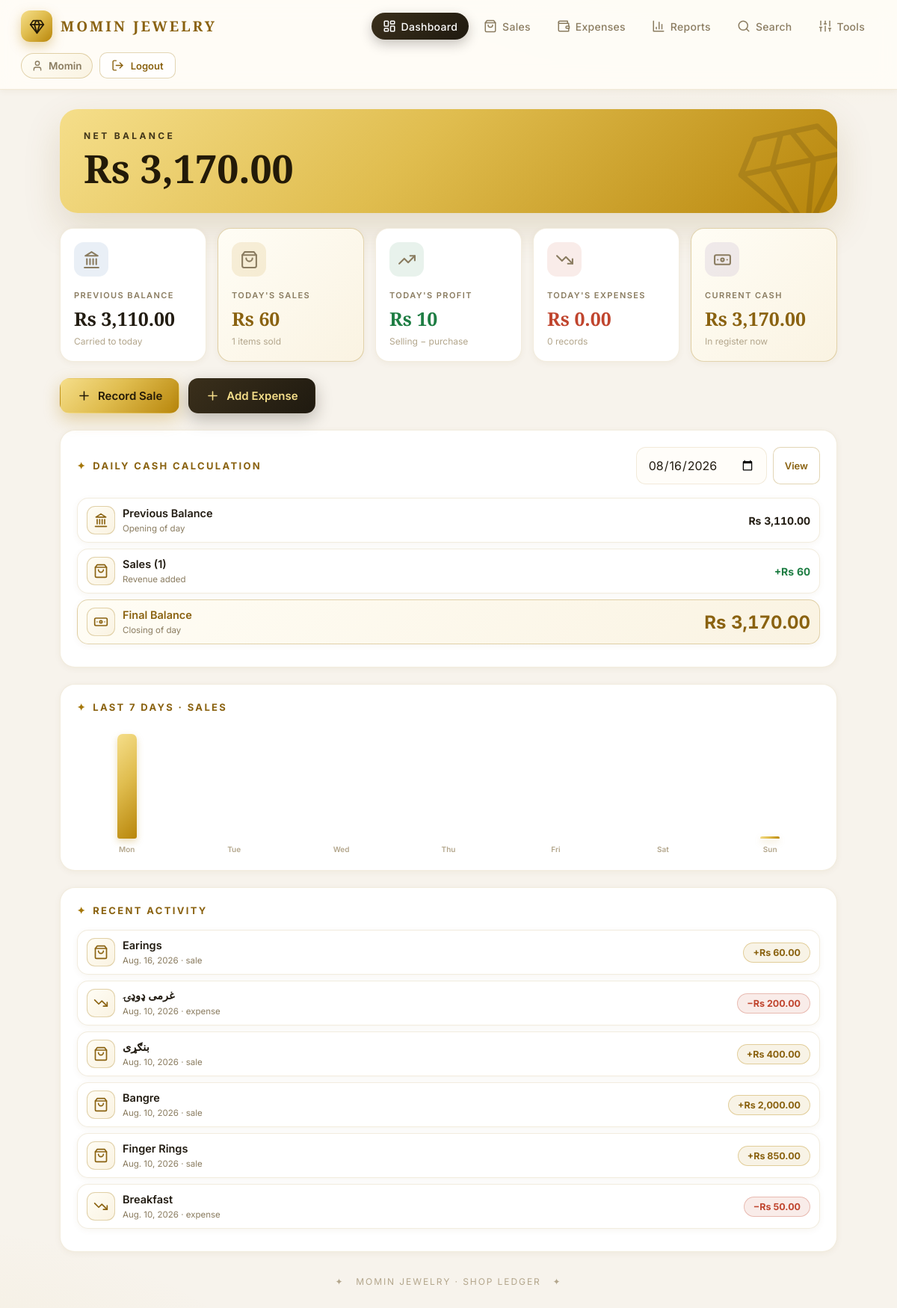
The app's page / (signed in) with its own data.
### ledger/models.py (models this page shows, shortened)
class ShopSettings(models.Model):
    shop_name = models.CharField(max_length=100, default="MOMIN Jewelry")
    currency = models.CharField(max_length=8, default="؋")
    opening_balance = models.DecimalField(max_digits=14, decimal_places=2, default=Decimal("0"))
    class Meta:
        verbose_name = "Shop Settings"
        verbose_name_plural = "Shop Settings"
    @classmethod
    def load(cls):
        obj, _ = cls.objects.get_or_create(pk=1)
        return obj

class Sale(models.Model):
    product_name = models.CharField(max_length=200)
    purchase_price = models.DecimalField(max_digits=14, decimal_places=2)
    selling_price = models.DecimalField(max_digits=14, decimal_places=2)
    quantity = models.PositiveIntegerField(default=1)
    date = models.DateField()
    notes = models.TextField(blank=True)
    created_at = models.DateTimeField(auto_now_add=True)
    class Meta:
        ordering = ["-date", "-created_at"]
    @property
    def total_sale(self):
        return self.selling_price * self.quantity

class Expense(models.Model):
    title = models.CharField(max_length=200)
    category = models.CharField(max_length=50, choices=CATEGORY_CHOICES, default="Other")
    amount = models.DecimalField(max_digits=14, decimal_places=2)
    date = models.DateField()
    notes = models.TextField(blank=True)
    created_at = models.DateTimeField(auto_now_add=True)
    class Meta:
        ordering = ["-date", "-created_at"]

### ledger/views.py (the view)
# urls.py: path('', views.dashboard, name='dashboard'),
@login_required
def dashboard(request):
    today = date.today()
    ledger_date = _parse_date(request.GET.get('date'), today)
    ds = services.day_stats(today)
    ledger = services.day_stats(ledger_date)
    spark = []
    for i in range(6, -1, -1):
        d = today - timedelta(days=i)
        rev = services.sales_totals(Sale.objects.filter(date=d))['revenue']
        spark.append({'date': d, 'sales': rev})
    max_spark = max([s['sales'] for s in spark] + [Decimal('1')])
    for s in spark:
        s['pct'] = float(s['sales'] / max_spark * 100)
    recent = []
    for s in Sale.objects.order_by('-created_at')[:10]:
        recent.append({'type': 'sale', 'label': s.product_name, 'amount': s.total_sale, 'date': s.date, 'ts': s.created_at})
    for e in Expense.objects.order_by('-created_at')[:10]:
        recent.append({'type': 'expense', 'label': e.title, 'amount': e.amount, 'date': e.date, 'ts': e.created_at})
    recent.sort(key=lambda x: x['ts'], reverse=True)
    return render(request, 'ledger/dashboard.html', {
        'settings_obj': ShopSettings.load(),
        'today': today,
        'ds': ds,
        'ledger': ledger,
        'ledger_date': ledger_date,
        'spark': spark,
        'recent': recent[:6],
    })

### ledger/services.py (called while the page is built)
def zero():
    return Decimal("0.00")

def sales_totals(qs):
    agg = qs.aggregate(
        revenue=Sum(F('selling_price') * F('quantity'), output_field=MONEY),
        cost=Sum(F('purchase_price') * F('quantity'), output_field=MONEY),
        items=Sum('quantity'),
    )
    revenue = agg['revenue'] or zero()
    cost = agg['cost'] or zero()
    return {'revenue': revenue, 'cost': cost, 'profit': revenue - cost, 'items': agg['items'] or 0}

def expense_total(qs):
    return qs.aggregate(t=Sum('amount'))['t'] or zero()

def balance_before(day):
    opening = ShopSettings.load().opening_balance
    sales = sales_totals(Sale.objects.filter(date__lt=day))['revenue']
    exp = expense_total(Expense.objects.filter(date__lt=day))
    return opening + sales - exp

def day_stats(day):
    s = sales_totals(Sale.objects.filter(date=day))
    e = expense_total(Expense.objects.filter(date=day))
    prev = balance_before(day)
    return {
        'previous': prev,
        'sales': s,
        'expenses': e,
        'closing': prev + s['revenue'] - e,
        'sale_list': Sale.objects.filter(date=day),
        'expense_list': Expense.objects.filter(date=day),
    }

### ledger/templatetags/icons.py (called while the page is built)
@register.simple_tag
def icon(name, cls='ic'):
    inner = _ICONS.get(name, _ICONS['gem'])
    return mark_safe(
        '<svg viewBox="0 0 24 24" fill="none" stroke="currentColor" stroke-width="2" '
        'stroke-linecap="round" stroke-linejoin="round" class="%s" aria-hidden="true">%s</svg>' % (cls, inner)
    )

### ledger/views.py (called while the page is built)
def _parse_date(value, default):
    try:
        return datetime.strptime(value, '%Y-%m-%d').date()
    except (ValueError, TypeError):
        return default

### ledger/templates/ledger/dashboard.html (shortened to what this page needs)
{% extends 'ledger/base.html' %}
{% load humanize icons %}
{% block content %}
<div class="hero">
  {% icon 'gem' 'hero-gem' %}
  <div class="label">Net Balance</div>
  <div class="num">{{ settings_obj.currency }} {{ ds.closing|intcomma }}</div>
</div>
<div class="tiles">
  <div class="tile"><div class="chip c-blue">{% icon 'bank' %}</div>
    <label>Previous Balance</label>
    <b>{{ settings_obj.currency }} {{ ds.previous|intcomma }}</b>
    <small>Carried to today</small></div>
  <div class="tile hi"><div class="chip c-gold">{% icon 'sales' %}</div>
    <label>Today's Sales</label>
    <b>{{ settings_obj.currency }} {{ ds.sales.revenue|intcomma }}</b>
    <small>{{ ds.sales.items }} items sold</small></div>
  <div class="tile"><div class="chip c-green">{% icon 'up' %}</div>
    <label>Today's Profit</label>
    <b class="pos">{{ settings_obj.currency }} {{ ds.sales.profit|intcomma }}</b>
    <small>Selling − purchase</small></div>
  <div class="tile"><div class="chip c-red">{% icon 'down' %}</div>
    <label>Today's Expenses</label>
    <b class="neg">{{ settings_obj.currency }} {{ ds.expenses|intcomma }}</b>
    <small>{{ ledger.expense_list|length }} records</small></div>
  <div class="tile hi"><div class="chip c-violet">{% icon 'cash' %}</div>
    <label>Current Cash</label>
    <b>{{ settings_obj.currency }} {{ ds.closing|intcomma }}</b>
    <small>In register now</small></div>
</div>
<div style="display:flex;gap:12px;margin-top:22px;flex-wrap:wrap">
  <a class="btn btn-gold" href="{% url 'sale_new' %}">{% icon 'plus' %} Record Sale</a>
  <a class="btn btn-dark" href="{% url 'expense_new' %}">{% icon 'plus' %} Add Expense</a>
</div>
<div class="panel">
  <div class="p-head">
    <h3>Daily Cash Calculation</h3>
    <form method="get" style="display:flex;gap:8px">
      <input type="date" name="date" class="input" value="{{ ledger_date|date:'Y-m-d' }}" style="width:auto">
      <button class="btn btn-ghost btn-sm" type="submit">View</button>
    </form>
  </div>
  <div class="row">
    <div class="ico">{% icon 'bank' %}</div>
    <div class="main"><b>Previous Balance</b><small>Opening of day</small></div>
    <div class="side">{{ settings_obj.currency }} {{ ledger.previous|intcomma }}</div>
  </div>
  {% if ledger.sale_list %}
  <div class="row">
    <div class="ico">{% icon 'sales' %}</div>
    <div class="main"><b>Sales ({{ ledger.sale_list|length }})</b><small>Revenue added</small></div>
    <div class="side pos">+{{ settings_obj.currency }} {{ ledger.sales.revenue|intcomma }}</div>
  </div>
  {% endif %}
  <div class="row" style="background:var(--grad-soft);border:1px solid var(--line)">
    <div class="ico">{% icon 'cash' %}</div>
    <div class="main"><b style="color:var(--gold-deep)">Final Balance</b><small>Closing of day</small></div>
    <div class="side" style="font-size:24px;color:var(--gold-deep)">{{ settings_obj.currency }} {{ ledger.closing|intcomma }}</div>
  </div>
</div>
<div class="panel">
  <h3>Last 7 Days · Sales</h3>
  <div class="bars">
    {% for s in spark %}
    <div class="bar-g" title="{{ s.date }}: {{ settings_obj.currency }} {{ s.sales|intcomma }}">
      <div class="bar" style="height:{{ s.pct }}%"></div>
      <div class="bar-l">{{ s.date|date:'D' }}</div>
    </div>
    {% endfor %}
  </div>
</div>
<div class="panel">
  <h3>Recent Activity</h3>
  {% for r in recent %}
  <div class="row">
    <div class="ico">{% if r.type == 'sale' %}{% icon 'sales' %}{% else %}{% icon 'down' %}{% endif %}</div>
    <div class="main"><b>{{ r.label }}</b><small>{{ r.date }} · {{ r.type }}</small></div>
    <span class="tag {% if r.type == 'sale' %}gld{% else %}negb{% endif %}">
      {% if r.type == 'sale' %}+{% else %}−{% endif %}{{ settings_obj.currency }} {{ r.amount|intcomma }}
    </span>
  </div>
  {% empty %}
    <p style="color:var(--dim)">No activity yet.</p>
  {% endfor %}
</div>
{% endblock %}

### ledger/templates/ledger/base.html (shortened to what this page needs)
{% load static icons %}
<!DOCTYPE html>
<html lang="en">
<head>
<link rel="stylesheet" href="{% static 'ledger/style.css' %}?v=99">
</head>
<body>
<nav class="topnav" id="topnav">
  <div class="brand"><span class="logo">{% icon 'gem' %}</span> MOMIN&nbsp;JEWELRY</div>
  <div class="links">
  {% with n=request.resolver_match.url_name %}
    <a href="{% url 'dashboard' %}" class="{% if n == 'dashboard' %}active{% endif %}">{% icon 'dashboard' %}Dashboard</a>
    <a href="{% url 'sales' %}" class="{% if n == 'sales' or n == 'sale_new' or n == 'sale_edit' or n == 'sale_delete' %}active{% endif %}">{% icon 'sales' %}Sales</a>
    <a href="{% url 'expenses' %}" class="{% if n == 'expenses' or n == 'expense_new' or n == 'expense_edit' or n == 'expense_delete' %}active{% endif %}">{% icon 'expenses' %}Expenses</a>
    <a href="{% url 'reports' %}" class="{% if n == 'reports' or n == 'report_print' %}active{% endif %}">{% icon 'reports' %}Reports</a>
    <a href="{% url 'search' %}" class="{% if n == 'search' %}active{% endif %}">{% icon 'search' %}Search</a>
    {% if user.is_superuser %}
    <a href="{% url 'tools' %}" class="{% if n == 'tools' or n == 'settings' %}active{% endif %}">{% icon 'tools' %}Tools</a>
    {% endif %}
  {% endwith %}
  </div>
  {% if user.is_authenticated %}
  <div class="user-box">
    <span class="user-name">{% icon 'user' %} {{ user.username }}</span>
    <form method="post" action="{% url 'logout' %}">
      <button type="submit" class="btn btn-ghost btn-sm">{% icon 'logout' %} Logout</button>
    </form>
  </div>
  {% endif %}
</nav>
<main class="container">
  {% block content %}{% endblock %}
  <div class="footer">✦ &nbsp; MOMIN JEWELRY · Shop Ledger &nbsp; ✦</div>
</main>
</body>
</html>

### records on screen
ShopSettings: currency "Rs", currency "Rs" "Rs" "Rs" "Rs" "Rs" "Rs"
Sale: label "Earings", date "Aug. 16, 2026"
Expense: label "غرمی ډوډۍ", date "Aug. 10, 2026", amount "200.00"
Sale: label "بنګړی", date "Aug. 10, 2026"
Sale: label "Bangre", date "Aug. 10, 2026"
Sale: label "Finger Rings", date "Aug. 10, 2026"
Expense: label "Breakfast", date "Aug. 10, 2026", amount "50.00"

### other values on screen
{{ user.username }} "Momin"
{{ ds.closing|intcomma }} "3,170.00"
{{ ds.previous|intcomma }} "3,110.00"
{{ ds.sales.revenue|intcomma }} "60"
{{ ds.sales.items }} "1"
{{ ds.sales.profit|intcomma }} "10"
{{ ds.expenses|intcomma }} "0.00"
{{ ledger.expense_list|length }} "0"
{{ ledger.previous|intcomma }} "3,110.00"
{{ ledger.sale_list|length }} "1"
{{ ledger.sales.revenue|intcomma }} "60"
{{ ledger.closing|intcomma }} "3,170.00"
{{ s.date|date:'D' }} "Mon" "Tue" "Wed" "Thu" "Fri" "Sat" "Sun"
{{ r.type }} "sale" "expense" "sale" "sale" "sale" "expense"
{{ r.amount|intcomma }} "60.00" "400.00" "2,000.00" "850.00"
